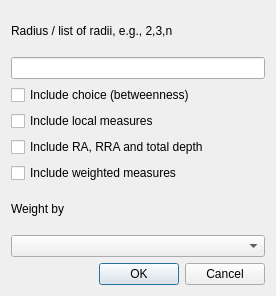
<?xml version="1.0" encoding="UTF-8"?>
<ui version="4.0">
 <class>CAxialAnalysisOptionsDlg</class>
 <widget class="QDialog" name="CAxialAnalysisOptionsDlg">
  <property name="geometry">
   <rect>
    <x>0</x>
    <y>0</y>
    <width>276</width>
    <height>296</height>
   </rect>
  </property>
  <property name="windowTitle">
   <string>Axial Analysis Options</string>
  </property>
  <property name="layoutDirection">
   <enum>Qt::LeftToRight</enum>
  </property>
  <layout class="QVBoxLayout">
   <item>
    <layout class="QVBoxLayout">
     <item>
      <widget class="QLabel">
       <property name="text">
        <string>Radius / list of radii, e.g., 2,3,n</string>
       </property>
      </widget>
     </item>
     <item>
      <widget class="QLineEdit" name="c_radius"/>
     </item>
    </layout>
   </item>
   <item>
    <layout class="QVBoxLayout">
     <item>
      <widget class="QCheckBox" name="c_choice">
       <property name="layoutDirection">
        <enum>Qt::LeftToRight</enum>
       </property>
       <property name="autoFillBackground">
        <bool>false</bool>
       </property>
       <property name="text">
        <string>Include choice (betweenness)</string>
       </property>
       <property name="tristate">
        <bool>false</bool>
       </property>
      </widget>
     </item>
     <item>
      <widget class="QCheckBox" name="c_local">
       <property name="layoutDirection">
        <enum>Qt::LeftToRight</enum>
       </property>
       <property name="text">
        <string>Include local measures</string>
       </property>
      </widget>
     </item>
     <item>
      <widget class="QCheckBox" name="c_rra">
       <property name="text">
        <string>Include RA, RRA and total depth</string>
       </property>
      </widget>
     </item>
     <item>
      <widget class="QCheckBox" name="c_weighted">
       <property name="text">
        <string>Include weighted measures</string>
       </property>
      </widget>
     </item>
    </layout>
   </item>
   <item>
    <layout class="QVBoxLayout">
     <item>
      <widget class="QLabel">
       <property name="text">
        <string>Weight by</string>
       </property>
      </widget>
     </item>
     <item>
      <widget class="QComboBox" name="c_attribute_chooser"/>
     </item>
    </layout>
   </item>
   <item>
    <layout class="QHBoxLayout">
     <item>
      <spacer name="horizontalSpacer">
       <property name="orientation">
        <enum>Qt::Horizontal</enum>
       </property>
       <property name="sizeHint" stdset="0">
        <size>
         <width>58</width>
         <height>20</height>
        </size>
       </property>
      </spacer>
     </item>
     <item>
      <widget class="QPushButton" name="c_ok">
       <property name="text">
        <string>OK</string>
       </property>
      </widget>
     </item>
     <item>
      <widget class="QPushButton" name="c_cancel">
       <property name="text">
        <string>Cancel</string>
       </property>
      </widget>
     </item>
    </layout>
   </item>
  </layout>
 </widget>
 <resources/>
 <connections>
  <connection>
   <sender>c_radius</sender>
   <signal>textChanged(QString)</signal>
   <receiver>CAxialAnalysisOptionsDlg</receiver>
   <slot>OnUpdateRadius()</slot>
   <hints>
    <hint type="sourcelabel">
     <x>102</x>
     <y>51</y>
    </hint>
    <hint type="destinationlabel">
     <x>148</x>
     <y>66</y>
    </hint>
   </hints>
  </connection>
  <connection>
   <sender>c_weighted</sender>
   <signal>clicked()</signal>
   <receiver>CAxialAnalysisOptionsDlg</receiver>
   <slot>OnWeighted()</slot>
   <hints>
    <hint type="sourcelabel">
     <x>100</x>
     <y>187</y>
    </hint>
    <hint type="destinationlabel">
     <x>156</x>
     <y>205</y>
    </hint>
   </hints>
  </connection>
  <connection>
   <sender>c_ok</sender>
   <signal>clicked()</signal>
   <receiver>CAxialAnalysisOptionsDlg</receiver>
   <slot>OnOK()</slot>
   <hints>
    <hint type="sourcelabel">
     <x>53</x>
     <y>292</y>
    </hint>
    <hint type="destinationlabel">
     <x>107</x>
     <y>254</y>
    </hint>
   </hints>
  </connection>
  <connection>
   <sender>c_cancel</sender>
   <signal>clicked()</signal>
   <receiver>CAxialAnalysisOptionsDlg</receiver>
   <slot>OnCancel()</slot>
   <hints>
    <hint type="sourcelabel">
     <x>158</x>
     <y>289</y>
    </hint>
    <hint type="destinationlabel">
     <x>186</x>
     <y>256</y>
    </hint>
   </hints>
  </connection>
 </connections>
 <slots>
  <slot>OnUpdateRadius()</slot>
  <slot>OnWeighted()</slot>
  <slot>OnOK()</slot>
  <slot>OnCancel()</slot>
 </slots>
</ui>
